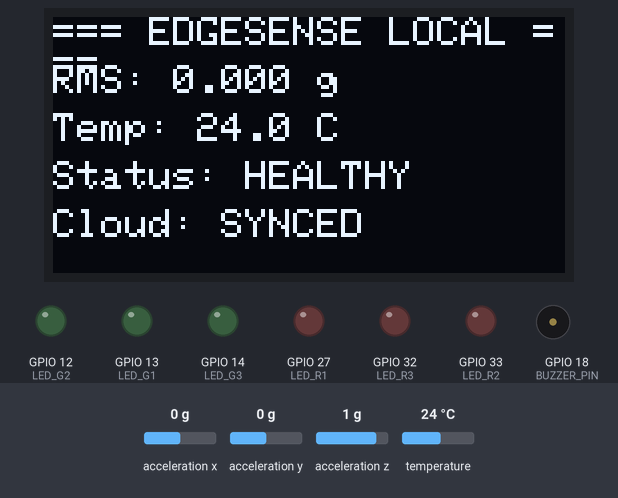
Recording of a sketch running on a simulated ESP32. Shown: 128×64 one-colour display, output pins drawn as LEDs (lit = HIGH), buzzer (waves = sounding, pin HIGH). Wiring (inferred from the names in the program): MPU-6050 motion sensor at I2C address 0x68. Dashed ring = blinking. The inputs (shaded band) are chosen by the test bench; at power-on: acceleration x 0 g, acceleration z 1 g, acceleration y 0 g, temperature 24 °C. WiFi joins after 1.5 s; servers stay silent unless stated; uploads are accepted with an empty reply; what the sketch prints to the serial monitor is not drawn.

Above: at 4.6 s.
4.7 s: acceleration x set to -1.4 g
At 6.8 s:
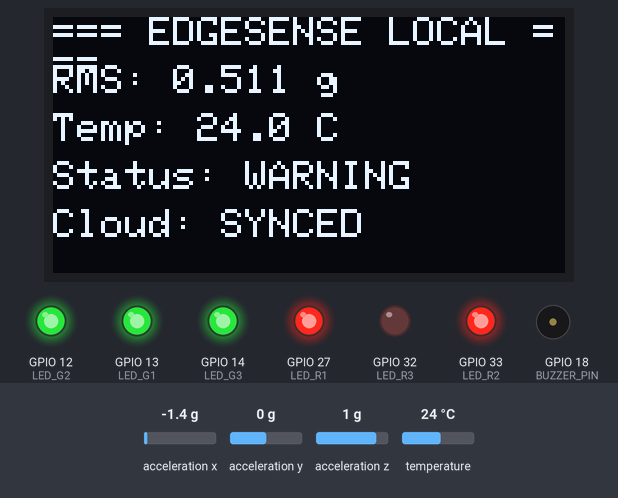
8.7 s: acceleration z set to 0.2 g
At 10.3 s:
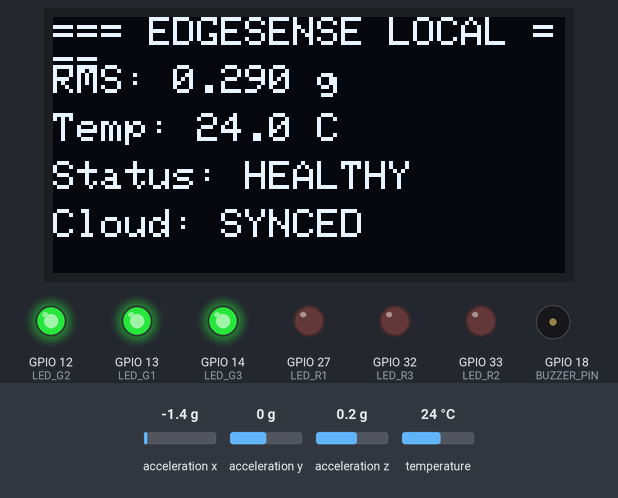
12.7 s: acceleration z set to -0.1 g
At 14.5 s:
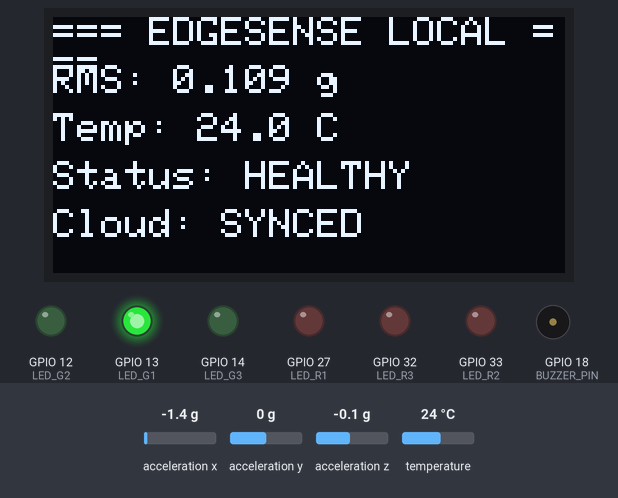
16.7 s: acceleration x set to 0.8 g
At 18.55 s:
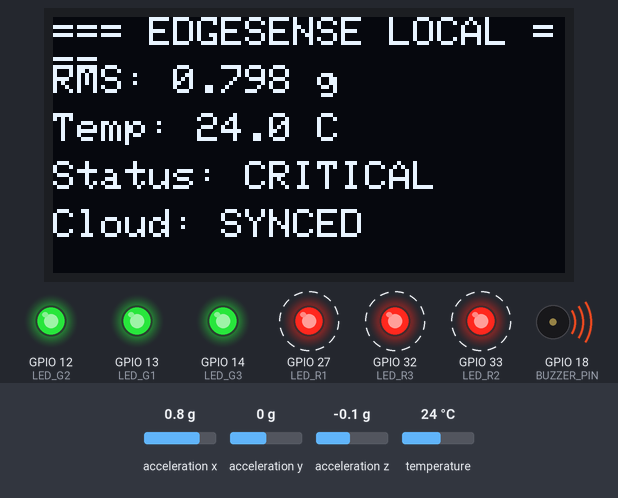
19.3 s: acceleration y set to -1.4 g
At 20.3 s:
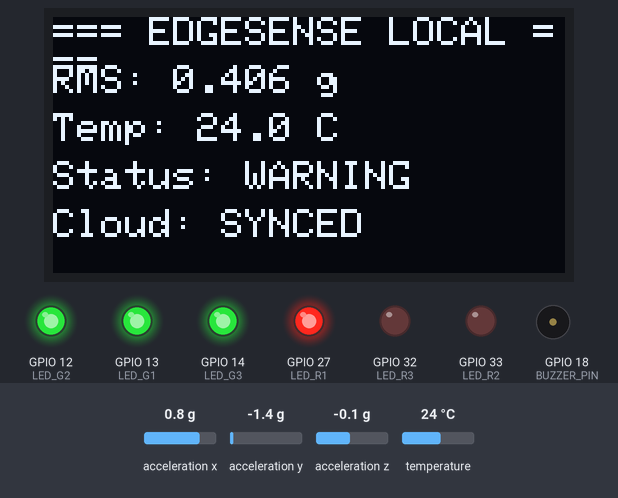
23.3 s: acceleration y set to -0.8 g
At 24.7 s:
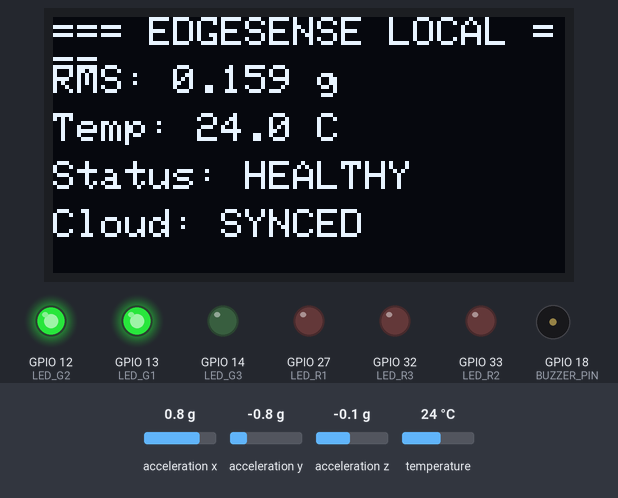
Timing chart, 0 to 28.2 s (numbered marks = the images above; inputs shaded):
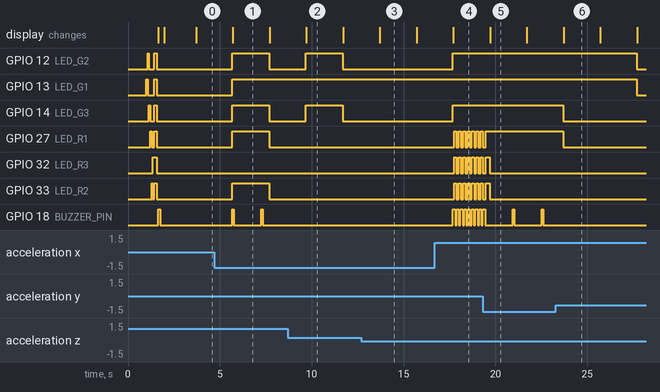

Measured:
- the behaviour switches between 0.1 and 0 g on acceleration z (found by bisection; images 2 and 3)
- after the input at 4.7 s, GPIO 12 (LED_G2), GPIO 14 (LED_G3), GPIO 27 (LED_R1), GPIO 33 (LED_R2): LOW → HIGH after 0.99 s, → LOW 2.0 s later; GPIO 13 (LED_G1): LOW → HIGH after 0.99 s; GPIO 18 (BUZZER_PIN): alternates HIGH for 0.08 s and LOW for 1.5 s, starting after 0.99 s; the display: changes after 1.0 s (image 1)
- after the input at 8.7 s, GPIO 12 (LED_G2), GPIO 14 (LED_G3): LOW → HIGH after 0.99 s, → LOW 2.0 s later; GPIO 13 (LED_G1): stays HIGH (without the input it goes to LOW after 0.99 s); the display: changes after 1.0 s (image 2)
- after the input at 12.7 s, GPIO 13 (LED_G1): stays HIGH (without the input it goes to LOW after 0.99 s); the display: changes after 1.0 s (image 3)
- after the input at 16.7 s, GPIO 12 (LED_G2): LOW → HIGH after 0.99 s; GPIO 13 (LED_G1): stays HIGH (without the input it goes to LOW after 0.99 s)
- after the input at 19.3 s, GPIO 12 (LED_G2), GPIO 13 (LED_G1): stays HIGH (without the input it goes to LOW after 2.4 s); GPIO 14 (LED_G3): stays HIGH (without the input it goes to LOW after 0.39 s); GPIO 27 (LED_R1): goes on until 19.5 s, then stays HIGH; the display: changes after 0.41 s (image 5)
- after the input at 23.3 s, GPIO 12 (LED_G2), GPIO 13 (LED_G1): HIGH → LOW after 4.4 s instead of 0.39 s

The sketch:

edgesense_firmware.ino
```cpp
/**
 * EdgeSense ESP32 Live Telemetry Firmware (Restored Production Build with Audio Alert System)
 *
 * Hardware Pin Schedule:
 * - OLED SH1106: Dedicated Hardware I2C0 (Wire)      -> SDA: GPIO 21, SCL: GPIO 22
 * - MPU6050/9250: Dedicated Hardware I2C1 (MPU_Wire) -> SDA: GPIO 26, SCL: GPIO 25
 * - DS18B20 Temp: 1-Wire                             -> DATA: GPIO 4 (with 4.7k pull-up to 3.3V)
 * - Buzzer Alert: PWM / Digital Output               -> (+) to GPIO 18, (-) to GND
 * - Power: 3.3V and GND Rails
 *
 * Target: Render Cloud Backend (feeds live Vercel Dashboard)
 */

#include <WiFi.h>
#include <HTTPClient.h>
#include <WiFiClientSecure.h>
#include <Wire.h>
#include <DallasTemperature.h>
#include <OneWire.h>
#include <Adafruit_GFX.h>
#include <Adafruit_SH110X.h>

// --- Wi-Fi Credentials ---
const char* ssid = "CYBER GHOST";
const char* password = "Ishan 2007";

// --- Cloud Backend Endpoint (feeds Vercel Dashboard) ---
const char* serverUrl = "https://edgesense-5q6k.onrender.com/api/telemetry";

// --- Hardware Pin Definitions ---
#define OLED_SDA      21
#define OLED_SCL      22
#define MPU_SDA       26     // MPU on GPIO 26
#define MPU_SCL       25     // MPU on GPIO 25
#define ONE_WIRE_BUS  4      // DS18B20 Data pin on GPIO 4
#define BUZZER_PIN    18     // Buzzer positive (+) pin on GPIO 18

// --- 6-LED Severity Ladder Pins (Continuous Single-Side Layout) ---
#define LED_G1        13     // Green 1: Baseline running (> 0.02g) on D13
#define LED_G2        12     // Green 2: Low operating speed (> 0.12g) on D12
#define LED_G3        14     // Green 3: Normal full speed (> 0.22g) on D14
#define LED_R1        27     // Red 1: Warning threshold (> 0.35g) on D27
#define LED_R2        33     // Red 2: Elevated vibration (> 0.48g) on D33
#define LED_R3        32     // Red 3: Critical alarm (> 0.60g) on D32

// Set to true if you are using a 2-pin passive buzzer (supports frequency pitch modulation)
// Set to false if you are using a standard active buzzer (HIGH=ON, LOW=OFF)
#define USE_PASSIVE_BUZZER false

// --- Display Configuration (SH1106 128x64 on Wire) ---
#define SCREEN_WIDTH  128
#define SCREEN_HEIGHT 64
#define OLED_I2C_ADDR 0x3C

Adafruit_SH1106G display(SCREEN_WIDTH, SCREEN_HEIGHT, &Wire, -1);

// --- Second I2C Bus for MPU on Pins 26 & 25 ---
TwoWire MPU_Wire = TwoWire(1);

OneWire oneWire(ONE_WIRE_BUS);
DallasTemperature sensors(&oneWire);
const int MPU_ADDR = 0x68;

// --- High-Speed Windowed RMS Sampling & Filter Variables ---
unsigned long lastSampleTime = 0;
unsigned long lastSendTime = 0;
unsigned long lastTempRequestTime = 0;
unsigned long lastDisplayTime = 0;

const unsigned long sampleInterval = 20;         // 20ms = 50 Hz continuous sampling cadence
const unsigned long sendInterval = 2000;         // Send windowed telemetry every 2 seconds
const unsigned long tempInterval = 1000;         // Request temperature every 1 second
const unsigned long displayInterval = 250;       // Update OLED 4 times per second (smooth, non-blocking)

// Static Gravity Vector Tracking (Exponential Moving Average / High-Pass Filter)
float gravX = 0.0, gravY = 0.0, gravZ = -1.0;
bool gravInitialized = false;
const float gravAlpha = 0.96;                    // Low-pass factor: tracks static tilt/orientation while isolating dynamic AC vibration

// Running Window Accumulators (computed over the 2-second telemetry window)
float sumSqX = 0.0;
float sumSqY = 0.0;
float sumSqZ = 0.0;
unsigned long windowSampleCount = 0;

// Cached Telemetry Values
float latestTotalRms = 0.0;
float latestRmsX = 0.0;
float latestRmsY = 0.0;
float latestRmsZ = 0.0;
float currentTemp = 25.0;                        // Cached temperature variable
String currentSysStatus = "HEALTHY";

// --- Non-blocking Buzzer State Machine ---
unsigned long lastBuzzerToggle = 0;
bool buzzerActive = false;

void soundBuzzer(bool on, int freqHz) {
  if (USE_PASSIVE_BUZZER) {
#if defined(ESP_ARDUINO_VERSION_MAJOR) && (ESP_ARDUINO_VERSION_MAJOR >= 3)
    if (on) { tone(BUZZER_PIN, freqHz); } else { noTone(BUZZER_PIN); }
#else
    if (on) {
      ledcAttachPin(BUZZER_PIN, 0);
      ledcWriteTone(0, freqHz);
    } else {
      ledcWriteTone(0, 0);
      pinMode(BUZZER_PIN, OUTPUT);
      digitalWrite(BUZZER_PIN, LOW);
    }
#endif
  } else {
    // Active Buzzer (Direct Digital Logic)
    digitalWrite(BUZZER_PIN, on ? HIGH : LOW);
  }
}

/**
 * Non-blocking Audio Alert Engine
 * - CRITICAL (Loud / Urgent): Rapid 120ms ON / 80ms OFF loud pulse (2800 Hz resonance peak)
 * - WARNING (Mild): Short gentle 80ms chirp once every 1500ms (900 Hz soft tone)
 * - HEALTHY: Completely silent
 */
void updateBuzzer(String status) {
  unsigned long now = millis();

  if (status == "CRITICAL") {
    // Loud, urgent rapid alarm (120ms ON, 80ms OFF)
    if (buzzerActive) {
      if (now - lastBuzzerToggle >= 120) {
        buzzerActive = false;
        lastBuzzerToggle = now;
        soundBuzzer(false, 0);
      }
    } else {
      if (now - lastBuzzerToggle >= 80) {
        buzzerActive = true;
        lastBuzzerToggle = now;
        soundBuzzer(true, 2800); // 2.8 kHz is the loudest resonant acoustic peak
      }
    }
  }
  else if (status == "WARNING") {
    // Mild, non-intrusive warning blip (80ms chirp every 1.5 seconds)
    if (buzzerActive) {
      if (now - lastBuzzerToggle >= 80) {
        buzzerActive = false;
        lastBuzzerToggle = now;
        soundBuzzer(false, 0);
      }
    } else {
      if (now - lastBuzzerToggle >= 1500) {
        buzzerActive = true;
        lastBuzzerToggle = now;
        soundBuzzer(true, 900); // 900 Hz gentle alert tone
      }
    }
  }
  else {
    // Normal / Healthy: Silence buzzer immediately
    if (buzzerActive) {
      buzzerActive = false;
      soundBuzzer(false, 0);
    }
    digitalWrite(BUZZER_PIN, LOW);
  }
}

/**
 * 6-LED Dynamic Severity Ladder
 * - Progressive VU meter for vibration: G1 -> G2 -> G3 -> R1 -> R2 -> R3
 * - CRITICAL: All 3 red LEDs strobe rapidly in sync with acoustic buzzer alarm
 */
void updateLEDs(float rms, String status) {
  if (status == "CRITICAL" || rms >= 0.60) {
    digitalWrite(LED_G1, HIGH);
    digitalWrite(LED_G2, HIGH);
    digitalWrite(LED_G3, HIGH);
    bool blink = ((millis() / 120) % 2 == 0);
    digitalWrite(LED_R1, blink ? HIGH : LOW);
    digitalWrite(LED_R2, blink ? HIGH : LOW);
    digitalWrite(LED_R3, blink ? HIGH : LOW);
    return;
  }

  // Progressive Bargraph thresholds:
  digitalWrite(LED_G1, (rms > 0.02) ? HIGH : LOW);  // G1: Motor active / baseline
  digitalWrite(LED_G2, (rms > 0.12) ? HIGH : LOW);  // G2: Low-medium operating speed
  digitalWrite(LED_G3, (rms > 0.22) ? HIGH : LOW);  // G3: Normal steady speed
  digitalWrite(LED_R1, (rms > 0.35) ? HIGH : LOW);  // R1: Warning threshold exceeded
  digitalWrite(LED_R2, (rms > 0.48) ? HIGH : LOW);  // R2: Elevated vibration / looseness
  digitalWrite(LED_R3, (rms > 0.58) ? HIGH : LOW);  // R3: Near critical
}

void setup() {
  Serial.begin(115200);
  delay(1000);

  // Initialize Buzzer GPIO
  pinMode(BUZZER_PIN, OUTPUT);
  digitalWrite(BUZZER_PIN, LOW);

  // Initialize 6 LED Severity Ladder GPIOs
  pinMode(LED_G1, OUTPUT);
  pinMode(LED_G2, OUTPUT);
  pinMode(LED_G3, OUTPUT);
  pinMode(LED_R1, OUTPUT);
  pinMode(LED_R2, OUTPUT);
  pinMode(LED_R3, OUTPUT);

  // Quick startup LED sweep to verify each LED connection
  const int testLeds[] = {LED_G1, LED_G2, LED_G3, LED_R1, LED_R2, LED_R3};
  for (int i = 0; i < 6; i++) {
    digitalWrite(testLeds[i], HIGH);
    delay(70);
    digitalWrite(testLeds[i], LOW);
  }
  for (int i = 0; i < 6; i++) digitalWrite(testLeds[i], HIGH);
  delay(150);
  for (int i = 0; i < 6; i++) digitalWrite(testLeds[i], LOW);

  // 1. Initialize OLED on default I2C (GPIO 21, 22)
  Wire.begin(OLED_SDA, OLED_SCL);
  Wire.setClock(100000);

  if (!display.begin(OLED_I2C_ADDR, true)) {
    Serial.println(F("SH1106 allocation failed"));
    for(;;);
  }
  display.clearDisplay();
  display.setTextSize(1);
  display.setTextColor(SH110X_WHITE);
  display.setCursor(0, 0);
  display.println(F("EdgeSense Booting..."));
  display.display();

  // 2. Initialize MPU on second I2C (GPIO 26, 25)
  MPU_Wire.begin(MPU_SDA, MPU_SCL);
  MPU_Wire.setClock(100000);

  MPU_Wire.beginTransmission(MPU_ADDR);
  MPU_Wire.write(0x6B); // Wake up MPU
  MPU_Wire.write(0);
  MPU_Wire.endTransmission(true);

  // Configure Digital Low Pass Filter (DLPF = 44 Hz) to remove RF noise while preserving motor harmonics
  MPU_Wire.beginTransmission(MPU_ADDR);
  MPU_Wire.write(0x1A);
  MPU_Wire.write(0x03);
  MPU_Wire.endTransmission(true);

  // 3. Initialize DS18B20
  sensors.begin();
  sensors.setWaitForConversion(false); // Non-blocking 1-Wire mode
  sensors.requestTemperatures();       // Initial request

  // Quick boot beep to verify buzzer hardware
  soundBuzzer(true, 1500);
  delay(100);
  soundBuzzer(false, 0);

  // 4. Connect to Wi-Fi
  WiFi.disconnect(true);
  delay(100);
  WiFi.mode(WIFI_STA);
  delay(100);
  WiFi.begin(ssid, password);

  Serial.print("Connecting to Wi-Fi");
  display.setCursor(0, 16);
  display.print(F("Connecting WiFi..."));
  display.display();

  while (WiFi.status() != WL_CONNECTED) {
    delay(500);
    Serial.print(".");
  }
  Serial.println("\nWi-Fi Connected!");
}

void loop() {
  // Maintain Wi-Fi connection
  if (WiFi.status() != WL_CONNECTED) {
    WiFi.begin(ssid, password);
    while (WiFi.status() != WL_CONNECTED) { delay(500); }
  }

  unsigned long currentMillis = millis();

  // 1. Non-blocking DS18B20 Temperature Reading (every 1s)
  if (currentMillis - lastTempRequestTime >= tempInterval) {
    lastTempRequestTime = currentMillis;
    float tempC = sensors.getTempCByIndex(0);
    if (tempC != DEVICE_DISCONNECTED_C && tempC > -50.0 && tempC < 125.0) {
      currentTemp = tempC;
    }
    sensors.requestTemperatures();
  }

  // 2. High-Speed 50 Hz Continuous MPU Sampling (every 20ms)
  if (currentMillis - lastSampleTime >= sampleInterval) {
    lastSampleTime = currentMillis;

    MPU_Wire.beginTransmission(MPU_ADDR);
    MPU_Wire.write(0x3B);
    MPU_Wire.endTransmission(false);
    MPU_Wire.requestFrom(MPU_ADDR, 6, true);

    if (MPU_Wire.available() >= 6) {
      int16_t axRaw = (MPU_Wire.read() << 8 | MPU_Wire.read());
      int16_t ayRaw = (MPU_Wire.read() << 8 | MPU_Wire.read());
      int16_t azRaw = (MPU_Wire.read() << 8 | MPU_Wire.read());

      float ax = axRaw / 16384.0;
      float ay = ayRaw / 16384.0;
      float az = azRaw / 16384.0;

      // Initialize static gravity reference vector on first sample
      if (!gravInitialized) {
        gravX = ax;
        gravY = ay;
        gravZ = az;
        gravInitialized = true;
      } else {
        // High-pass filter: Low-pass EMA filter continuously isolates static gravity & mounting tilt
        gravX = gravAlpha * gravX + (1.0 - gravAlpha) * ax;
        gravY = gravAlpha * gravY + (1.0 - gravAlpha) * ay;
        gravZ = gravAlpha * gravZ + (1.0 - gravAlpha) * az;
      }

      // Dynamic AC vibration component (true deviation from static gravity reference)
      float dynX = ax - gravX;
      float dynY = ay - gravY;
      float dynZ = az - gravZ;

      // Accumulate squares over the 2-second continuous window
      sumSqX += (dynX * dynX);
      sumSqY += (dynY * dynY);
      sumSqZ += (dynZ * dynZ);
      windowSampleCount++;
    }
  }

  // 3. Compute True Windowed RMS & Send Telemetry to Cloud API every 2 seconds
  if (currentMillis - lastSendTime >= sendInterval) {
    lastSendTime = currentMillis;

    if (windowSampleCount > 0) {
      latestRmsX = sqrt(sumSqX / windowSampleCount);
      latestRmsY = sqrt(sumSqY / windowSampleCount);
      latestRmsZ = sqrt(sumSqZ / windowSampleCount);
      latestTotalRms = sqrt(latestRmsX * latestRmsX + latestRmsY * latestRmsY + latestRmsZ * latestRmsZ);

      // Clean deadband filter: suppress ambient resting sensor noise floor below 0.010g
      if (latestTotalRms < 0.010) {
        latestTotalRms = 0.0;
        latestRmsX = 0.0;
        latestRmsY = 0.0;
        latestRmsZ = 0.0;
      }

      // Reset window accumulators for next 2-second window
      sumSqX = 0.0;
      sumSqY = 0.0;
      sumSqZ = 0.0;
      windowSampleCount = 0;
    }

    // Health state classification (ISO-10816 Vibration & DS18B20 Temperature)
    if (latestTotalRms > 0.60 || currentTemp > 60.0) {
      currentSysStatus = "CRITICAL";
    } else if (latestTotalRms > 0.35 || currentTemp > 45.0) {
      currentSysStatus = "WARNING";
    } else {
      currentSysStatus = "HEALTHY";
    }

    // Dispatch JSON payload to Render Backend
    String jsonPayload = "{";
    jsonPayload += "\"machine_id\": \"MOTOR_01\",";
    jsonPayload += "\"vibration_rms\":" + String(latestTotalRms, 4) + ",";
    jsonPayload += "\"vibration_x\":" + String(latestRmsX, 4) + ",";
    jsonPayload += "\"vibration_y\":" + String(latestRmsY, 4) + ",";
    jsonPayload += "\"vibration_z\":" + String(latestRmsZ, 4) + ",";
    jsonPayload += "\"casing_temp\":" + String(currentTemp, 2) + ",";
    jsonPayload += "\"status\": \"" + currentSysStatus + "\"";
    jsonPayload += "}";

    HTTPClient http;
    WiFiClientSecure client;
    client.setInsecure(); // Handles Render SSL without requiring certificate thumbprints

    http.begin(client, serverUrl);
    http.addHeader("Content-Type", "application/json");
    int httpResponseCode = http.POST(jsonPayload);

    if (httpResponseCode > 0) {
      Serial.println("Telemetry posted successfully to Cloud!");
    } else {
      Serial.print("HTTP Error: ");
      Serial.println(httpResponseCode);
    }
    http.end();

    // Re-align sampling timer after network latency
    lastSampleTime = millis();
  }

  // 4. Non-blocking Buzzer and 6-LED Severity Ladder Update
  updateBuzzer(currentSysStatus);
  updateLEDs(latestTotalRms, currentSysStatus);

  // 5. Update Local SH1106 OLED Display (4 Hz refresh, smooth & non-blocking)
  if (currentMillis - lastDisplayTime >= displayInterval) {
    lastDisplayTime = currentMillis;
    display.clearDisplay();
    display.setCursor(0, 0);
    display.print(F("=== EDGESENSE LOCAL ==="));
    display.setCursor(0, 12);
    display.print(F("RMS: ")); display.print(latestTotalRms, 3); display.print(F(" g"));
    display.setCursor(0, 24);
    display.print(F("Temp: ")); display.print(currentTemp, 1); display.print(F(" C"));
    display.setCursor(0, 36);
    display.print(F("Status: ")); display.print(currentSysStatus);
    display.setCursor(0, 48);
    display.print(F("Cloud: SYNCED"));
    display.display();
  }
}
```
